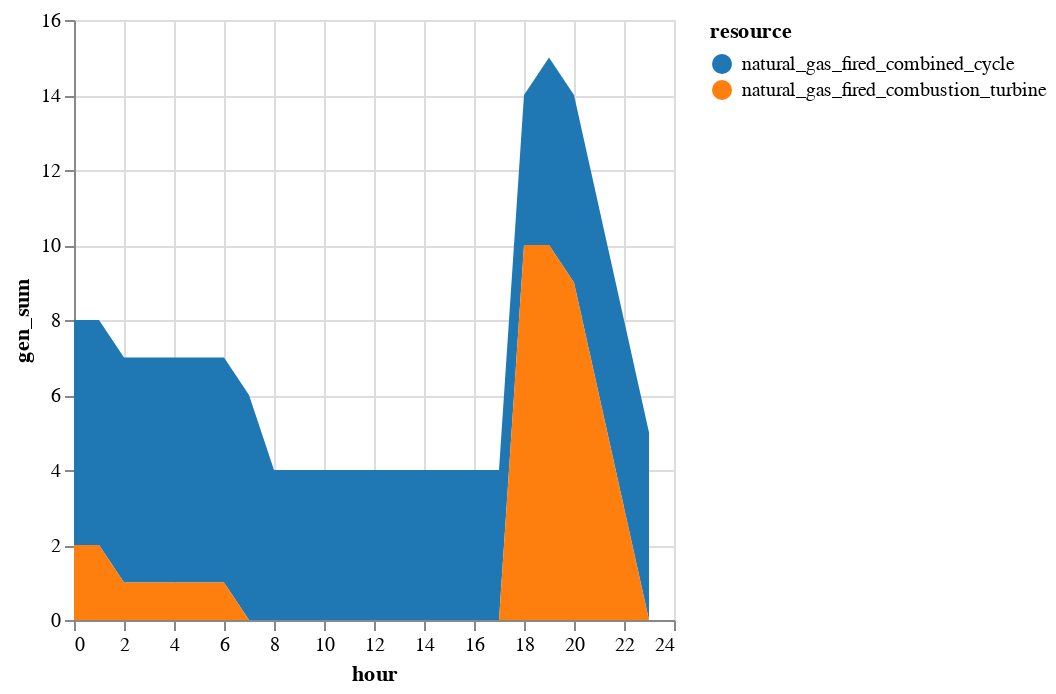

This figure's notebook cell:
### Markdown cell above
We can examine the commitment status of various units by examining the results in `solution.commit`.

### Code cell
sol_commit = innerjoin(solution.commit, 
                    gen_df[!, [:r_id, :resource]], 
                    on = :r_id)
sol_commit = combine(groupby(sol_commit, [:resource, :hour]), 
            :gen => sum)
sol_commit.hour = sol_commit.hour .- T_period[1]

sol_commit |>
@vlplot(:area, 
    x=:hour, y={:gen_sum, stack=:zero}, 
    color={"resource:n", scale={scheme="category10"}})

### Figure 1 — Vega-Lite specification as saved in the notebook (floating-point values rounded to 4 significant figures)
{"data": {"values": [{"gen_sum": 6, "hour": 0, "resource": "natural_gas_fired_combined_cycle"}, {"gen_sum": 2, "hour": 0, "resource": "natural_gas_fired_combustion_turbine"}, {"gen_sum": 6, "hour": 1, "resource": "natural_gas_fired_combined_cycle"}, {"gen_sum": 2, "hour": 1, "resource": "natural_gas_fired_combustion_turbine"}, {"gen_sum": 6, "hour": 2, "resource": "natural_gas_fired_combined_cycle"}, {"gen_sum": 1, "hour": 2, "resource": "natural_gas_fired_combustion_turbine"}, {"gen_sum": 6, "hour": 3, "resource": "natural_gas_fired_combined_cycle"}, {"gen_sum": 1, "hour": 3, "resource": "natural_gas_fired_combustion_turbine"}, {"gen_sum": 6, "hour": 4, "resource": "natural_gas_fired_combined_cycle"}, {"gen_sum": 1, "hour": 4, "resource": "natural_gas_fired_combustion_turbine"}, {"gen_sum": 6, "hour": 5, "resource": "natural_gas_fired_combined_cycle"}, {"gen_sum": 1, "hour": 5, "resource": "natural_gas_fired_combustion_turbine"}, {"gen_sum": 6, "hour": 6, "resource": "natural_gas_fired_combined_cycle"}, {"gen_sum": 1, "hour": 6, "resource": "natural_gas_fired_combustion_turbine"}, {"gen_sum": 6, "hour": 7, "resource": "natural_gas_fired_combined_cycle"}, {"gen_sum": 0, "hour": 7, "resource": "natural_gas_fired_combustion_turbine"}, {"gen_sum": 4, "hour": 8, "resource": "natural_gas_fired_combined_cycle"}, {"gen_sum": 0, "hour": 8, "resource": "natural_gas_fired_combustion_turbine"}, {"gen_sum": 4, "hour": 9, "resource": "natural_gas_fired_combined_cycle"}, {"gen_sum": 0, "hour": 9, "resource": "natural_gas_fired_combustion_turbine"}, {"gen_sum": 4, "hour": 10, "resource": "natural_gas_fired_combined_cycle"}, {"gen_sum": 0, "hour": 10, "resource": "natural_gas_fired_combustion_turbine"}, {"gen_sum": 4, "hour": 11, "resource": "natural_gas_fired_combined_cycle"}, {"gen_sum": 0, "hour": 11, "resource": "natural_gas_fired_combustion_turbine"}, {"gen_sum": 4, "hour": 12, "resource": "natural_gas_fired_combined_cycle"}, {"gen_sum": 0, "hour": 12, "resource": "natural_gas_fired_combustion_turbine"}, {"gen_sum": 4, "hour": 13, "resource": "natural_gas_fired_combined_cycle"}, {"gen_sum": 0, "hour": 13, "resource": "natural_gas_fired_combustion_turbine"}, {"gen_sum": 4, "hour": 14, "resource": "natural_gas_fired_combined_cycle"}, {"gen_sum": 0, "hour": 14, "resource": "natural_gas_fired_combustion_turbine"}, {"gen_sum": 4, "hour": 15, "resource": "natural_gas_fired_combined_cycle"}, {"gen_sum": 0, "hour": 15, "resource": "natural_gas_fired_combustion_turbine"}, {"gen_sum": 4, "hour": 16, "resource": "natural_gas_fired_combined_cycle"}, {"gen_sum": 0, "hour": 16, "resource": "natural_gas_fired_combustion_turbine"}, {"gen_sum": 4, "hour": 17, "resource": "natural_gas_fired_combined_cycle"}, {"gen_sum": 0, "hour": 17, "resource": "natural_gas_fired_combustion_turbine"}, {"gen_sum": 4, "hour": 18, "resource": "natural_gas_fired_combined_cycle"}, {"gen_sum": 10, "hour": 18, "resource": "natural_gas_fired_combustion_turbine"}, {"gen_sum": 5, "hour": 19, "resource": "natural_gas_fired_combined_cycle"}, {"gen_sum": 10, "hour": 19, "resource": "natural_gas_fired_combustion_turbine"}, {"gen_sum": 5, "hour": 20, "resource": "natural_gas_fired_combined_cycle"}, {"gen_sum": 9, "hour": 20, "resource": "natural_gas_fired_combustion_turbine"}, {"gen_sum": 5, "hour": 21, "resource": "natural_gas_fired_combined_cycle"}, {"gen_sum": 6, "hour": 21, "resource": "natural_gas_fired_combustion_turbine"}, {"gen_sum": 5, "hour": 22, "resource": "natural_gas_fired_combined_cycle"}, {"gen_sum": 3, "hour": 22, "resource": "natural_gas_fired_combustion_turbine"}, {"gen_sum": 5, "hour": 23, "resource": "natural_gas_fired_combined_cycle"}, {"gen_sum": 0, "hour": 23, "resource": "natural_gas_fired_combustion_turbine"}]}, "encoding": {"color": {"field": "resource", "scale": {"scheme": "category10"}, "type": "nominal"}, "x": {"field": "hour", "type": "quantitative"}, "y": {"field": "gen_sum", "stack": "zero", "type": "quantitative"}}, "mark": "area"}
